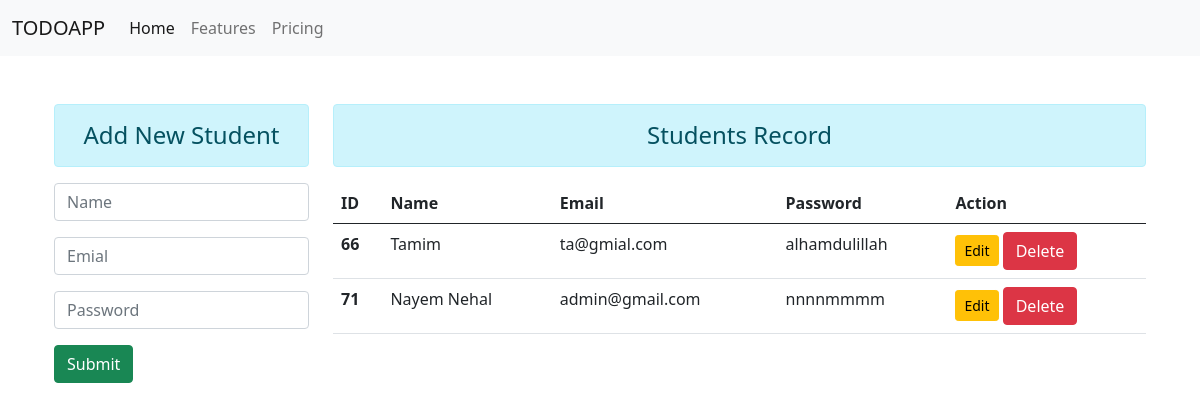
/crud/, run on an earlier commit of the app's database.
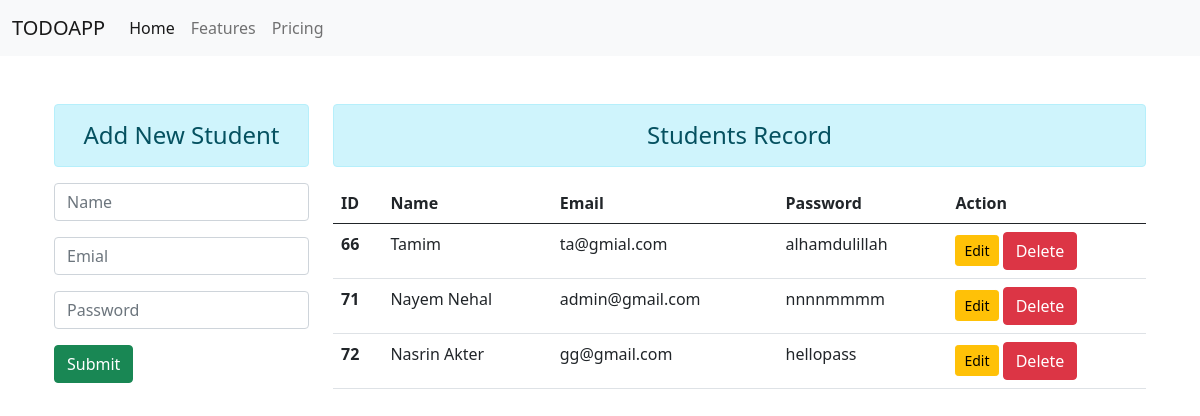
And on a later commit of the database.
### crud/models.py (models this page shows, shortened)
class User(models.Model):
    objects = None
    name = models.CharField(max_length=100)
    email = models.EmailField(max_length=100)
    password = models.CharField(max_length=100)

### crud/views.py (the view, shortened to what this page needs)
# urls.py: path('', views.Crud_view.as_view(), name='cbv'),
class Crud_view(View):
    registation = StudentRegistation
    template_name = 'crud.html'
    def get(self, request, *args, **kwargs):
        registation = self.registation()
        user_data = User.objects.all()
        context={
         'registation':registation,
         'users': user_data,
        }
        return render(request, self.template_name,context)

### crud/forms.py
class StudentRegistation(forms.ModelForm):
    class Meta:
        model = User
        fields = ['name', 'email', 'password']
        labels = {
            'name': '',
            'email': '',
            'password': '',
        }
        widgets ={
            'name': forms.TextInput(attrs={'class': 'form-control', 'placeholder': 'Name'}),
            'email': forms.EmailInput(attrs={'class': 'form-control', 'placeholder': 'Emial'}),
            'password': forms.PasswordInput(render_value=True, attrs={'class': 'form-control', 'placeholder': 'Password'}),
        }

### templates/crud.html (shortened to what this page needs)
{% extends 'base.html' %}
{% load static %}
{% block body %}
<section class="container">
      <div class="container">
        <div class="row">
           <div class="col-sm-3">
              <h4 class="text-center alert alert-info">Add New Student</h4>
              <form method="post" action="">
                {{registation.as_p}}
                <input type="submit" class="btn btn-success">
              </form>
           </div>
           <div class="col-sm-9">
               {% if users %}
               <h4 class="text-center alert alert-info">Students Record</h4>
               <table class="table">
                  <thead>
                    <tr>
                      <th scope="col">ID</th>
                      <th scope="col">Name</th>
                      <th scope="col">Email</th>
                      <th scope="col">Password</th>
                      <th scope="col">Action</th>
                    </tr>
                  </thead>
                   <tbody>
                   {% for user in users %}
                     <tr>
                       <th scope="row">{{user.id}}</th>
                       <td>{{user.name}}</td>
                       <td>{{user.email}}</td>
                       <td>{{user.password}}</td>
                       <td>
                           <a href="{% url 'edit_data' user.id %}" class="btn btn-warning btn-sm">Edit</a>
                           <form method="POST" action="{% url 'delete_data' user.id %}" class="d-inline">
                               <input type="submit" value="Delete" class="btn btn-danger">
                           </form>
                       </td>
                     </tr>
                   {% endfor %}
                   </tbody>
                </table>
               {% else %}
                  <h4 class="text-center alert alert-danger">No Record Found</h4>
               {% endif %}
           </div>
        </div>
      </div>
</section>
{% endblock %}

What changed in the data, as far as the page shows it:
added User: id "72", name "Nasrin Akter", email "gg@gmail.com", password "hellopass"
